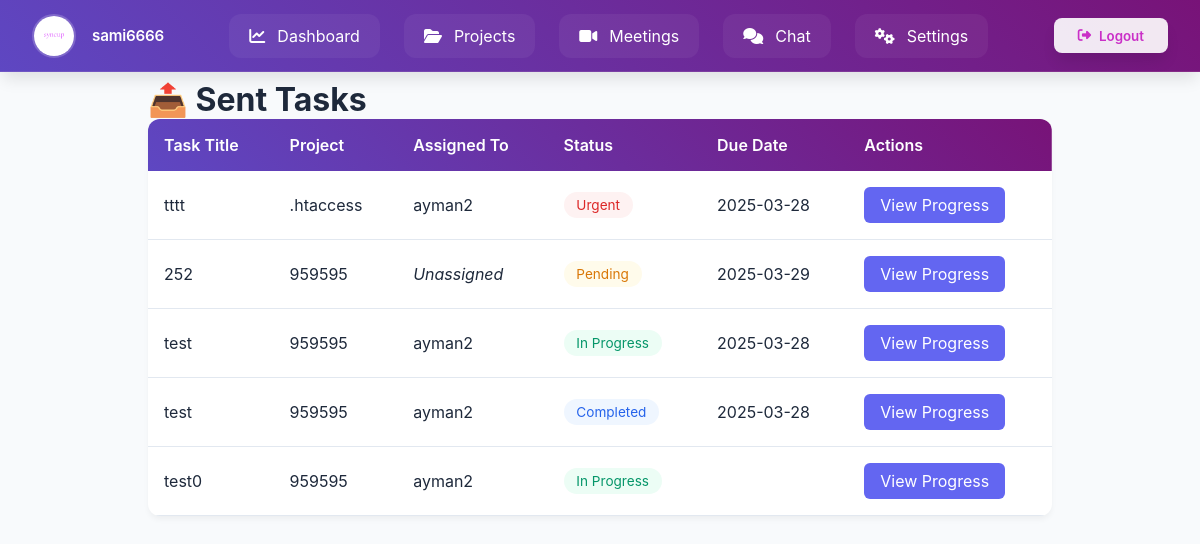
Screenshot of /tasks/sent/ (signed in) with the database file from the repository.
### users/models.py (models this page shows, shortened)
class CustomUser(AbstractUser):
    phone_regex = RegexValidator(
        regex=r'^05\d{8}$',
        message="رقم الجوال يجب أن يبدأ بـ 05 ويحتوي على 10 أرقام فقط."
    )
    phone_number = models.CharField(
        max_length=10,
        unique=True,
        validators=[phone_regex],
        help_text="رقم الجوال يجب أن يبدأ بـ 05 ويكون مكونًا من 10 أرقام."
    )
    ROLE_CHOICES = [
        ('member', 'Member'),  # العضو العادي
        ('expert', 'Expert')   # الخبير
    ]
    role = models.CharField(
    max_length=10,
    choices=ROLE_CHOICES,
    default='member'
    )
    profile_image = models.ImageField(
    upload_to='profile_pics/',
    default='profile_pics/p.png',  # تعيين صورة افتراضية عند إنشاء الحساب
    blank=True,
    null=True
    )
    groups = models.ManyToManyField(
        'auth.Group',
        related_name='custom_user_groups',
        blank=True
    )
    user_permissions = models.ManyToManyField(
        'auth.Permission',
        related_name='custom_user_permissions',
        blank=True
    )

### tasks/models.py (models this page shows, shortened)
class Task(models.Model):
    STATUS_CHOICES = [
        ('new', 'New'),  # Task created but not yet assigned
        ('pending', 'Pending'),  # Awaiting user approval
        ('in_progress', 'In Progress'),  # Accepted and being worked on
        ('urgent', 'Urgent'),  # Marked as urgent
        ('completed', 'Completed'),  # Task completed
        ('rejected', 'Rejected'),  # User declined the task
    ]
    title = models.CharField(max_length=255)
    description = models.TextField(blank=True, null=True)
    status = models.CharField(max_length=20, choices=STATUS_CHOICES, default='new')
    project = models.ForeignKey(Project, on_delete=models.CASCADE, related_name='tasks')  # ✅ Link task to a project
    assigned_to = models.ForeignKey(CustomUser, on_delete=models.SET_NULL, null=True, blank=True, related_name='assigned_tasks')  # ✅ Assign task to a user
    due_date = models.DateField(blank=True, null=True)
    created_at = models.DateTimeField(auto_now_add=True)
    files = models.FileField(upload_to='task_attachments/', blank=True, null=True)  # ✅ Support for file uploads

### projects/models.py (models this page shows, shortened)
class Project(models.Model):
    STATUS_CHOICES = [
        ('pending', 'Pending'),
        ('in_progress', 'In Progress'),
        ('completed', 'Completed'),
    ]
    COLOR_CHOICES = [
        ('purple', 'Purple'),
        ('red', 'Red'),
        ('blue', 'Blue'),
        ('green', 'Green'),
        ('orange', 'Orange'),
        ('pink', 'Pink'),
    ]
    name = models.CharField(max_length=255)  # Project name
    description = models.TextField(blank=True, null=True)  # Project description
    start_date = models.DateField()  # Start date
    end_date = models.DateField(blank=True, null=True)  # End date
    owner = models.ForeignKey(CustomUser, on_delete=models.CASCADE, related_name='owned_projects')  # Project owner
    members = models.ManyToManyField(CustomUser, related_name='projects', blank=True)  # Project members
    created_at = models.DateTimeField(auto_now_add=True)  # Creation date
    category = models.ForeignKey(ProjectType, on_delete=models.CASCADE)
    status = models.CharField(max_length=20, choices=STATUS_CHOICES, default='pending')  # Project status
    logo = models.ImageField(upload_to='project_logos/', blank=True, null=True)  # Project logo
    project_color = models.CharField(max_length=10, choices=COLOR_CHOICES, default='blue')  # Project color

### tasks/views.py (the view)
# urls.py: path('sent/', views.sent_tasks, name='sent_tasks'),
@login_required
def sent_tasks(request):
    tasks = Task.objects.filter(project__owner=request.user).select_related('project', 'assigned_to').order_by('-created_at')
    return render(request, 'sent_tasks.html', {'tasks': tasks})

### templates/sent_tasks.html (shortened to what this page needs)
<!DOCTYPE html>
<html lang="en">
<head>
</head>
<body>
    {% include 'navbar.html' %}
    <div class="container">
        <h1>📤 Sent Tasks</h1>
        <div class="table-wrapper">
            <table>
                <thead>
                    <tr>
                        <th>Task Title</th>
                        <th>Project</th>
                        <th>Assigned To</th>
                        <th>Status</th>
                        <th>Due Date</th>
                        <th>Actions</th>
                    </tr>
                </thead>
                <tbody>
                    {% if tasks %}
                        {% for task in tasks %}
                        <tr>
                            <td data-label="Task Title">{{ task.title }}</td>
                            <td data-label="Project">{{ task.project.name }}</td>
                            <td data-label="Assigned To">
                                {% if task.assigned_to %}
                                    {{ task.assigned_to.username }}
                                {% else %}
                                    <em>Unassigned</em>
                                {% endif %}
                            </td>
                            <td data-label="Status">
                                <span class="status status-{{ task.status|slugify }}">
                                    {{ task.get_status_display }}
                                </span>
                            </td>
                            <td data-label="Due Date">{{ task.due_date|date:"Y-m-d" }}</td>
                            <td data-label="Actions">
                                <a href="{% url 'task_progress' task.id %}" class="btn">
                                    View Progress
                                </a>
                            </td>
                        </tr>
                        {% endfor %}
                    {% else %}
                        <tr>
                            <td colspan="6" style="text-align: center; padding: 2rem;">
                                No sent tasks found
                            </td>
                        </tr>
                    {% endif %}
                </tbody>
            </table>
        </div>
    </div>
</body>
</html>

### templates/navbar.html (shortened to what this page needs)
<!DOCTYPE html>
<html lang="en">
<head>
    <link rel="stylesheet" href="https://cdnjs.cloudflare.com/ajax/libs/font-awesome/6.4.2/css/all.min.css">
</head>
<body>
    <nav class="navbar">
        <div class="profile">
            <img src="{{ user.profile_image.url }}"
                 class="profile__image"
                 onerror="this.onerror=null; this.src='/media/profile_pics/p.png';"
                 alt="User profile">
            <span class="profile__name">{{ user.username }}</span>
        </div>
        <div class="nav-links">
            <a href="{% url 'dashboard' %}" class="nav-link">
                <i class="fas fa-chart-line"></i>
                <span>Dashboard</span>
            </a>
            <a href="{% url 'projects_list' %}" class="nav-link">
                <i class="fas fa-folder-open"></i>
                <span>Projects</span>
            </a>
            <a href="{% url 'meeting_list' %}" class="nav-link">
                <i class="fas fa-video"></i>
                <span>Meetings</span>
            </a>
            <a href="{% url 'chat_list' %}" class="nav-link">
                <i class="fas fa-comments"></i>
                <span>Chat</span>
            </a>
            <a href="{% url 'settings' %}" class="nav-link">
                <i class="fas fa-cogs"></i>
                <span>Settings</span>
            </a>
        </div>
        <form id="logout-form" action="{% url 'logout' %}" method="post">
            <button type="submit" class="logout">
                <i class="fas fa-sign-out-alt"></i>
                <span class="logout__text">Logout</span>
            </button>
        </form>
    </nav>
</body>
</html>

### templates/sent_tasks.html (style rules this page uses)
:root { --primary: #6366f1; --surface: #ffffff; --background: #f8fafc; --text: #1e293b; --border: #e2e8f0; }
body { font-family: 'Segoe UI', system-ui, sans-serif; margin: 0; background: var(--background); color: var(--text); }
.container { max-width: 1000px; margin: 2rem auto; padding: 3rem; }
.table-wrapper { background: var(--surface); border-radius: 12px; box-shadow: 0 4px 6px -1px rgba(0, 0, 0, 0.05); overflow-x: auto; }
table { width: 100%; border-collapse: collapse; border-spacing: 0; }
thead tr { background: linear-gradient(45deg, #5e47c2, #781378); }
thead th { color: white; font-weight: 600; padding: 1rem; text-align: left; border: none; }
tbody td { padding: 1rem; border-bottom: 1px solid var(--border); }
.status { font-size: 0.85rem; padding: 0.3rem 0.8rem; border-radius: 20px; display: inline-flex; align-items: center; gap: 0.5rem; }
.btn { display: inline-flex; align-items: center; padding: 0.5rem 1rem; border-radius: 6px; background: var(--primary); color: white; text-decoration: none; transition: opacity 0.2s; }
.status-pending { background: #fffbeb; color: #d97706; }
.status-in_progress { background: #ecfdf5; color: #059669; }
.status-completed { background: #eff6ff; color: #2563eb; }
.status-urgent { background: #fef2f2; color: #dc2626; }

### templates/navbar.html (style rules this page uses)
:root { --primary-500: #9625af; --primary-600: #ca2fc7; --surface-100: #f8fafc; --surface-900: #0f172a; --text-primary: #1e293b; --text-inverse: #ffffff; --transition-default: 300ms cubic-bezier(0.4, 0, 0.2, 1); --shadow-lg: 0 10px 15px -3px rgba(0, 0, 0, 0.1); }
* { margin: 0; padding: 0; box-sizing: border-box; font-family: 'Inter', system-ui, sans-serif; }
body { background-color: var(--surface-100); color: var(--text-primary); }
.navbar { position: fixed; top: 0; left: 0; width: 100%; height: 72px; display: flex; align-items: center; justify-content: space-between; padding: 0 2rem; background: linear-gradient(45deg, #5e47c2, #781378); backdrop-filter: blur(12px); box-shadow: var(--shadow-lg); z-index: 1000; border-bottom: 1px solid rgba(255, 255, 255, 0.1); }
.profile { display: flex; align-items: center; gap: 1rem; color: var(--text-inverse); position: relative; }
.profile__image { width: 44px; height: 44px; border-radius: 50%; object-fit: cover; border: 2px solid rgba(255, 255, 255, 0.2); transition: transform var(--transition-default); }
.profile__name { font-weight: 600; font-size: 0.95rem; letter-spacing: -0.2px; }
.nav-links { display: flex; gap: 1.5rem; align-items: center; transition: transform var(--transition-default); }
.nav-link { color: var(--text-inverse); text-decoration: none; padding: 0.75rem 1.25rem; border-radius: 0.75rem; display: flex; align-items: center; gap: 0.75rem; position: relative; background: rgba(255, 255, 255, 0.05); transition: all var(--transition-default); }
.nav-link::after { content: ''; position: absolute; bottom: 0; left: 50%; width: 0; height: 2px; background: var(--text-inverse); transition: all var(--transition-default); }
.logout { background: rgba(255, 255, 255, 0.9); color: var(--primary-600); border: none; padding: 0.6rem 1.5rem; border-radius: 0.5rem; display: flex; align-items: center; gap: 0.5rem; cursor: pointer; transition: all var(--transition-default); font-weight: 600; box-shadow: var(--shadow-lg); }

### rows the page displays
CustomUser: profile_image (picture), username "sami6666"
Task: title "tttt", project.name ".htaccess", assigned_to.username "ayman2", status "Urgent", due_date "2025-03-28"
Task: title "252", project.name "959595", shows "Unassigned", status "Pending", due_date "2025-03-29"
Task: title "test", project.name "959595", assigned_to.username "ayman2", status "In Progress", due_date "2025-03-28"
Task: title "test", project.name "959595", assigned_to.username "ayman2", status "Completed", due_date "2025-03-28"
Task: title "test0", project.name "959595", assigned_to.username "ayman2", status "In Progress"
